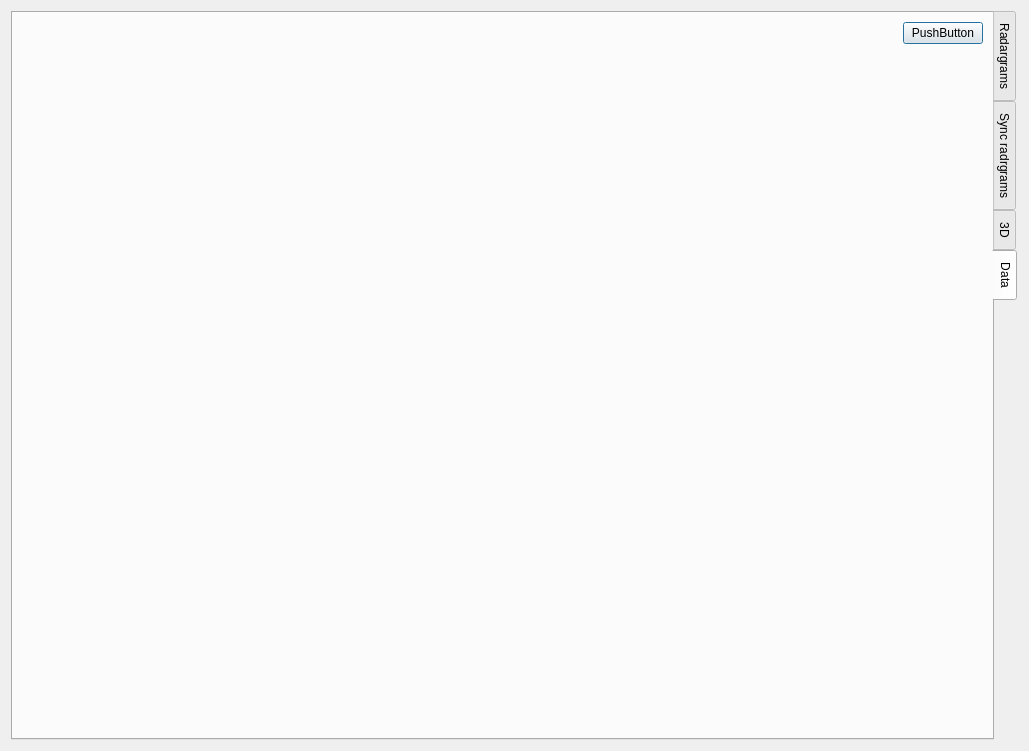
<?xml version="1.0" encoding="UTF-8"?>
<ui version="4.0">
 <class>MarsisViewerDialogBase</class>
 <widget class="QDialog" name="MarsisViewerDialogBase">
  <property name="enabled">
   <bool>true</bool>
  </property>
  <property name="geometry">
   <rect>
    <x>0</x>
    <y>0</y>
    <width>1029</width>
    <height>751</height>
   </rect>
  </property>
  <property name="windowTitle">
   <string>MarsisViewer</string>
  </property>
  <layout class="QGridLayout" name="gridLayout">
   <item row="0" column="0">
    <layout class="QVBoxLayout" name="verticalLayout">
     <item>
      <widget class="QTabWidget" name="tabWidget">
       <property name="acceptDrops">
        <bool>false</bool>
       </property>
       <property name="layoutDirection">
        <enum>Qt::LeftToRight</enum>
       </property>
       <property name="tabPosition">
        <enum>QTabWidget::East</enum>
       </property>
       <property name="tabShape">
        <enum>QTabWidget::Rounded</enum>
       </property>
       <property name="currentIndex">
        <number>3</number>
       </property>
       <property name="movable">
        <bool>false</bool>
       </property>
       <widget class="RadarViewer" name="radar2d">
        <property name="enabled">
         <bool>true</bool>
        </property>
        <property name="mouseTracking">
         <bool>true</bool>
        </property>
        <property name="contextMenuPolicy">
         <enum>Qt::NoContextMenu</enum>
        </property>
        <property name="acceptDrops">
         <bool>false</bool>
        </property>
        <property name="layoutDirection">
         <enum>Qt::LeftToRight</enum>
        </property>
        <attribute name="title">
         <string>Radargrams</string>
        </attribute>
        <layout class="QVBoxLayout" name="verticalLayout_2"/>
       </widget>
       <widget class="SyncRadarViewer" name="sync2d">
        <attribute name="title">
         <string>Sync radrgrams</string>
        </attribute>
       </widget>
       <widget class="QWidget" name="threedbk">
        <attribute name="title">
         <string>3D</string>
        </attribute>
       </widget>
       <widget class="QWidget" name="widget">
        <attribute name="title">
         <string>Data</string>
        </attribute>
        <layout class="QVBoxLayout" name="verticalLayout_4">
         <item alignment="Qt::AlignRight">
          <widget class="QPushButton" name="pushButton">
           <property name="text">
            <string>PushButton</string>
           </property>
          </widget>
         </item>
         <item>
          <widget class="ThreeDViewer" name="threed" native="true"/>
         </item>
        </layout>
       </widget>
      </widget>
     </item>
     <item>
      <layout class="QHBoxLayout" name="horizontalLayout"/>
     </item>
    </layout>
   </item>
  </layout>
 </widget>
 <customwidgets>
  <customwidget>
   <class>RadarViewer</class>
   <extends>QWidget</extends>
   <header>Marsis.radar_viewers</header>
   <container>1</container>
  </customwidget>
  <customwidget>
   <class>SyncRadarViewer</class>
   <extends>QWidget</extends>
   <header>Marsis.radar_viewers</header>
   <container>1</container>
  </customwidget>
  <customwidget>
   <class>ThreeDViewer</class>
   <extends>QWidget</extends>
   <header>Marsis.radar_viewers</header>
   <container>1</container>
  </customwidget>
 </customwidgets>
 <resources/>
 <connections/>
</ui>
